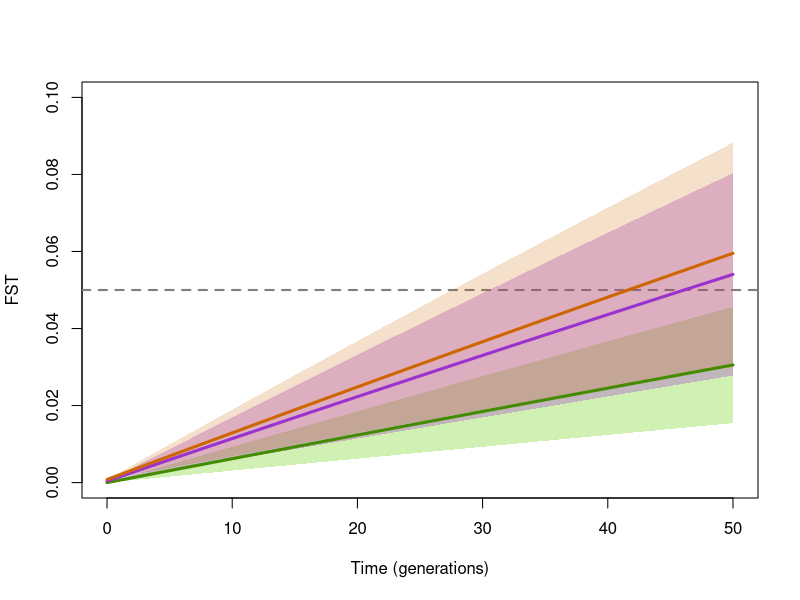
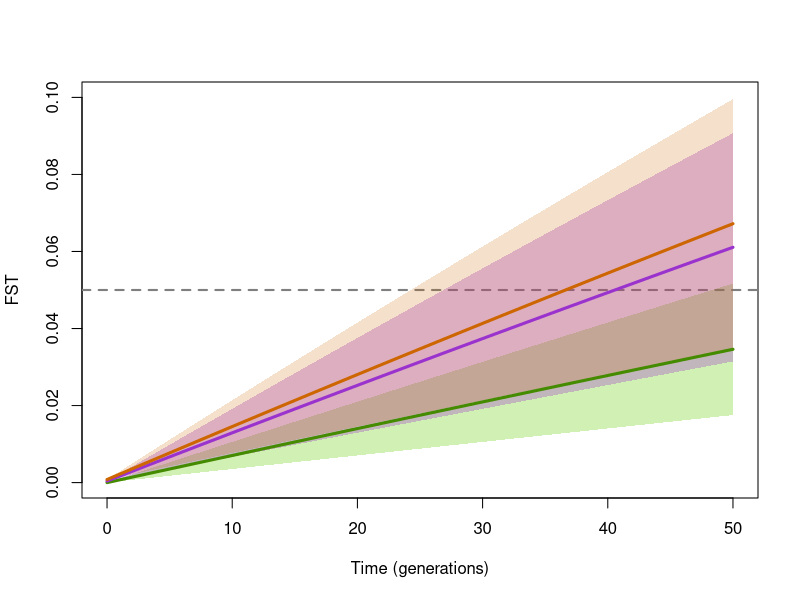
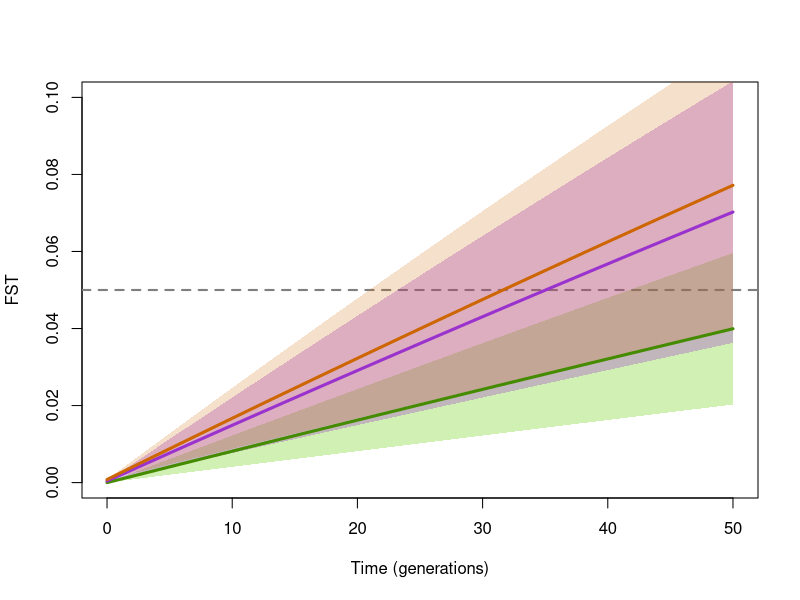

Generate these figures, in order, with R:
library(scales)
#setwd("~/Desktop/")
setwd("C:/Users/andre/Box/New folder")

# Census size
total = 13000
N1 = total*0.5  #east
N2 = total*0.35 #west
N3 = total*0.15 #central

# Harmonic mean population sizes for each pair (set up for calculation later)
k = c(0.1, 0.3)  #Ne Scaling factors
Ne12 = (2 * (N1 * N2) / (N1 + N2)) 
Ne13 = (2 * (N1 * N3) / (N1 + N3)) 
Ne23 = (2 * (N2 * N3) / (N2 + N3)) 

# How long
times = seq(0, 50, by = 1)

# Migration rates (need to be checked, is it equal between all three?)
M12 = c(0, 0.12, 0.24)
M13 = c(0, 0.12, 0.24)
M23 = c(0, 0.12, 0.24)

# All outputs for each m and k get saved here
ALLOUTPUT = NULL

# Run calculations for each migration rate
for(m in 1:length(M12)){
  # All outputs for each k get saved here
  OUTPUT = NULL
  
  # Run calculations with all scaling factors
  for(kk in 1:length(k)){
    # Data frame to store FSTs
    FST_values = data.frame(time = times, FST12 = rep(NA, length(times)), FST13 = rep(NA, length(times)), FST23 = rep(NA, length(times)))
    FST_values$FST12[1] = 0
    FST_values$FST13[1] = 0.0004
    FST_values$FST23[1] = 0.0008
    
    # Function to update FST given migration rate, effective population size, and scaling factor
    update_FST = function(FST, mig, N_e,k) {
      FST_new = 1 - (1 - FST) * exp(-1/((2*N_e*k)*(1-mig)))
      return(FST_new)
    }
    
    # Run calculation
    for (i in 2:length(times)) {
      FST_values$FST12[i] = update_FST(FST_values$FST12[i-1], M12[m], Ne12,k[kk])
      FST_values$FST13[i] = update_FST(FST_values$FST13[i-1], M13[m], Ne13,k[kk])
      FST_values$FST23[i] = update_FST(FST_values$FST23[i-1], M23[m], Ne23,k[kk])
    }
    FST_values$k = rep(k[kk], nrow(FST_values))
    
    # Record outputs
    OUTPUT = rbind(OUTPUT, FST_values)
  }
  #save all output
  temp = cbind(OUTPUT, rep(M12[m], nrow(OUTPUT)))
  colnames(temp)[6] = "migrate"
  ALLOUTPUT = rbind(ALLOUTPUT, temp)
  
  # Save all data into data frame
  FST_values = as.data.frame(OUTPUT) #note that migration rate is defined in ALLOUTPUT but not here
  
  # Plot output - note that if you increase 'times' need to update here
  pdf(file=paste("FST_", k[1], "to", k[2], "_", M12[m], "mig.pdf", sep=""), width=5, height=5, bg="transparent")
  plot(-100,-100, xlab = 'Time (generations)', ylab = 'FST', main = '', xlim=c(0,50), ylim=c(0,0.1))
  abline(h=0.05, lwd=2, col="grey50", lty=2)
  polygon(x=c(FST_values$time[1:51], rev(FST_values$time[1:51])), y=c(FST_values$FST12[1:51], rev(FST_values$FST12[52:102])), col=alpha('chartreuse3', 0.3), border=F)
  polygon(x=c(FST_values$time[1:51], rev(FST_values$time[1:51])), y=c(FST_values$FST13[1:51], rev(FST_values$FST13[52:102])), col=alpha('darkorchid3', 0.3), border=F)
  polygon(x=c(FST_values$time[1:51], rev(FST_values$time[1:51])), y=c(FST_values$FST23[1:51], rev(FST_values$FST23[52:102])), col=alpha('darkorange3', 0.2), border=F)
  lines(FST_values$time[1:51], apply(cbind(FST_values$FST12[1:51], FST_values$FST12[52:102]), 1, mean), col = 'chartreuse4', lwd = 3)
  lines(FST_values$time[1:51], apply(cbind(FST_values$FST13[1:51], FST_values$FST13[52:102]), 1, mean), col = 'darkorchid3', lwd = 3)
  lines(FST_values$time[1:51], apply(cbind(FST_values$FST23[1:51], FST_values$FST23[52:102]), 1, mean), col = 'darkorange3', lwd = 3)
  dev.off()
}

